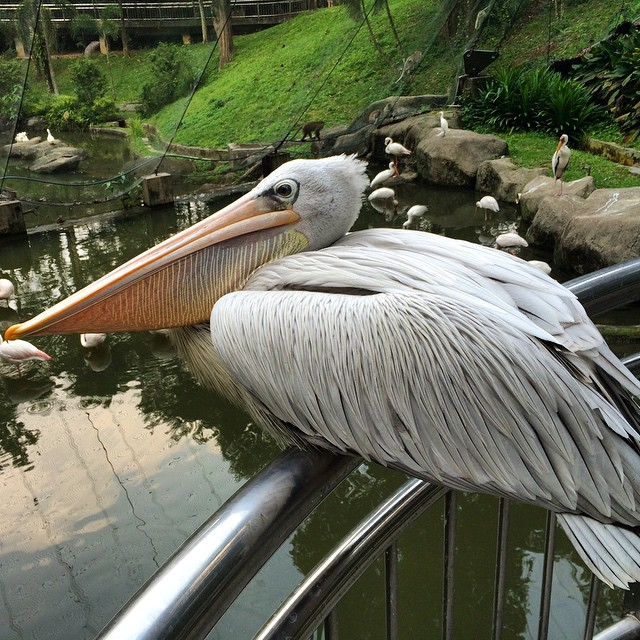
#> input picture 1-basic/birds.jpg, 640 x 640 px
$ jupyter execute 1-Introduction.ipynb
#> lines starting #> are read from the running program, lines starting #| are printed output that depends on the picture
# Opencv Version

Loading and checking version

[cell 1]
import cv2

print("opencv-",cv2.__version__)

## Loading image file

Load an color image and converting BGR=>RGB

Using matplotlib to plot

[cell 2]
from matplotlib import pyplot as plt
import numpy as np
# import cv2 # already imported above

img = cv2.imread('birds.jpg')
#> img is the input picture: shape (640, 640, 3); mean B, G, R 86.5, 105.9, 102.4
imgRGB = cv2.cvtColor(img, cv2.COLOR_BGR2RGB)

plt.imshow(imgRGB)
plt.title('birds')
plt.show()

[cell 3]
imgGray = cv2.cvtColor(img, cv2.COLOR_BGR2GRAY)
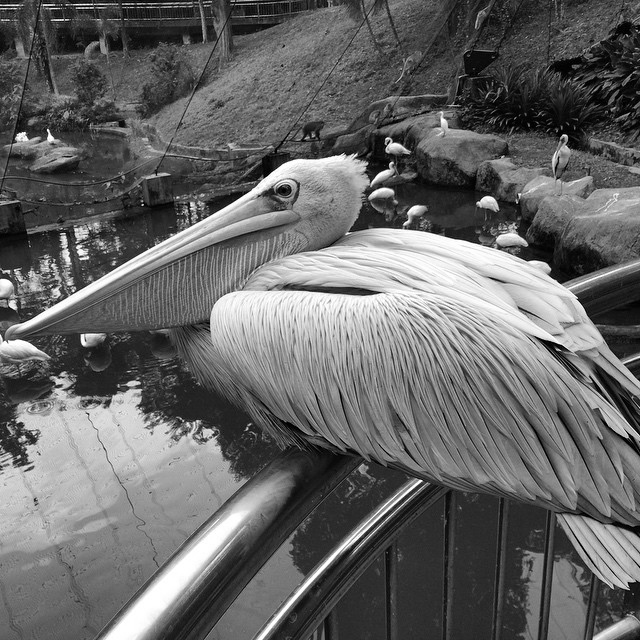
#> imgGray: shape (640, 640); min 0, max 255, mean 102.7
imgGray3Channels = cv2.cvtColor(imgGray, cv2.COLOR_GRAY2RGB)

plt.imshow(imgGray3Channels)
plt.title('gray-birds')
plt.show()

[cell 4]
imgBinding = np.hstack((imgRGB, imgGray3Channels))
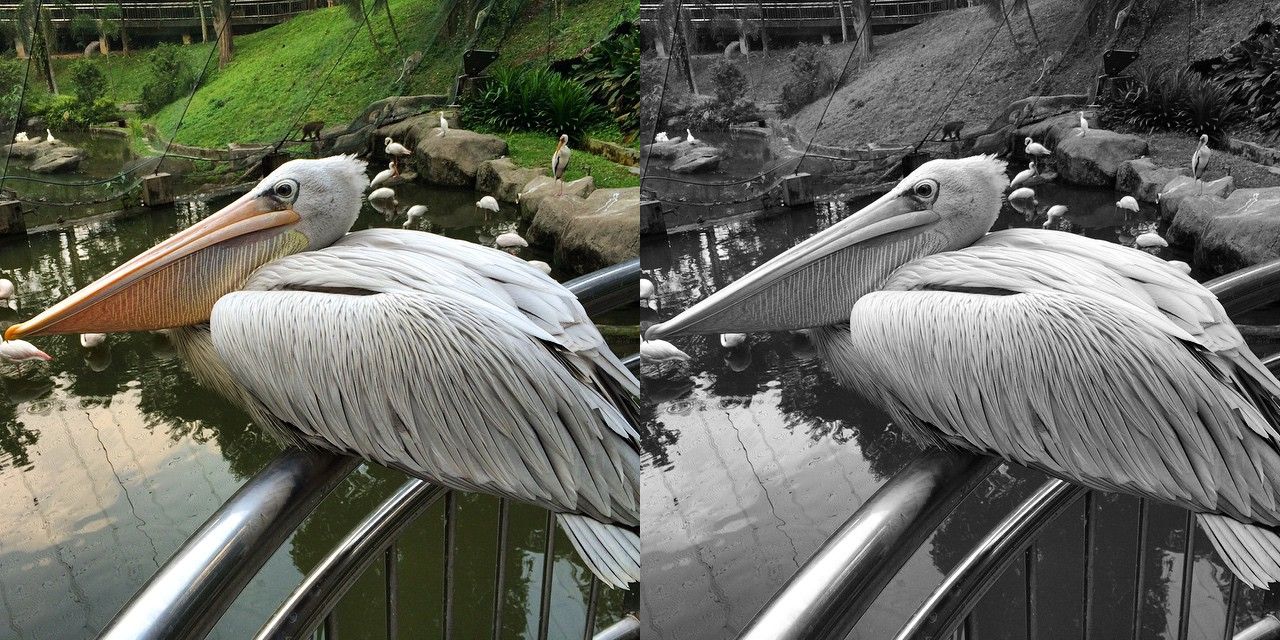
#> imgBinding: shape (640, 1280, 3); mean R, G, B 102.5, 104.3, 94.6

plt.imshow(imgBinding)
plt.title('binding-birds')
plt.show()
